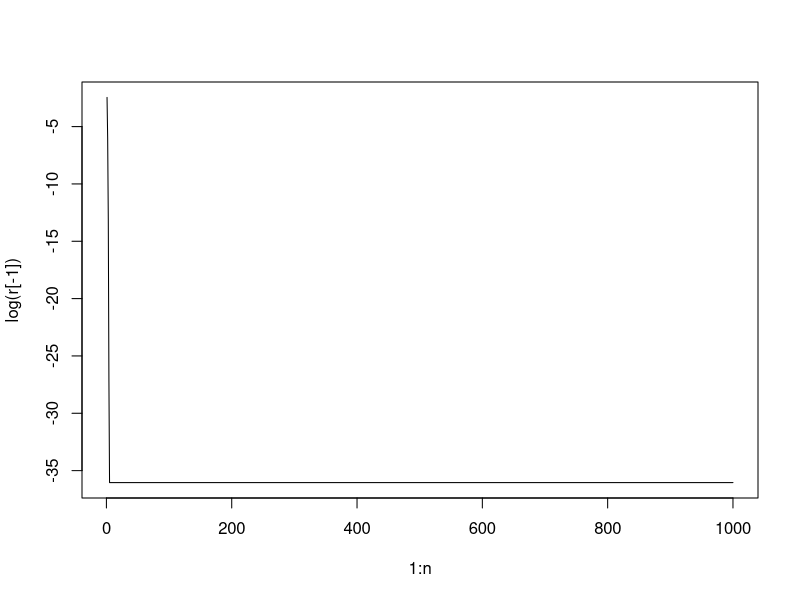

Reproduce this figure in R.

rm(list = ls(all = TRUE))

n = 10^3
w = 1

for(i in 1:n){
  w[i+1] = 0.5 * w[i] + 1/w[i]
}
w

#on definie le reste

r = abs(w  - sqrt(2))

pos = min(which(r<10^(-10)))
pos
plot (1:n, log(r[-1]), "l")